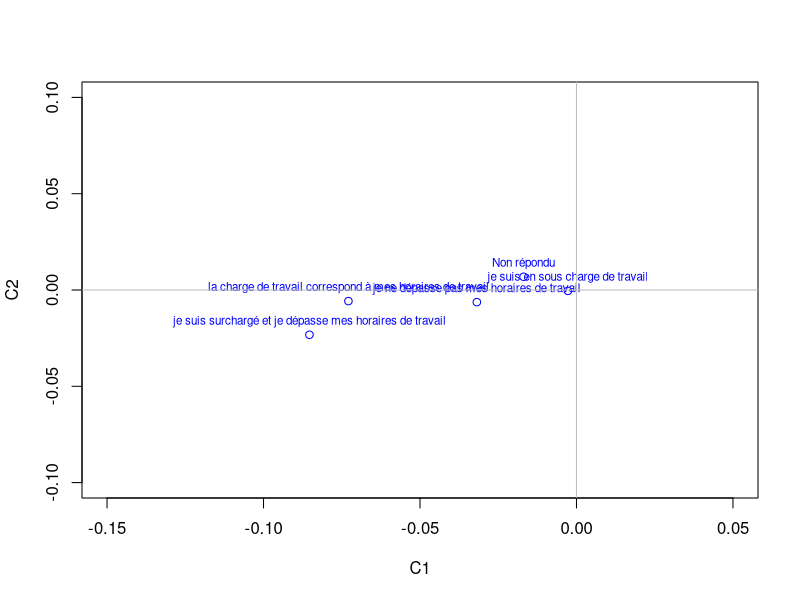
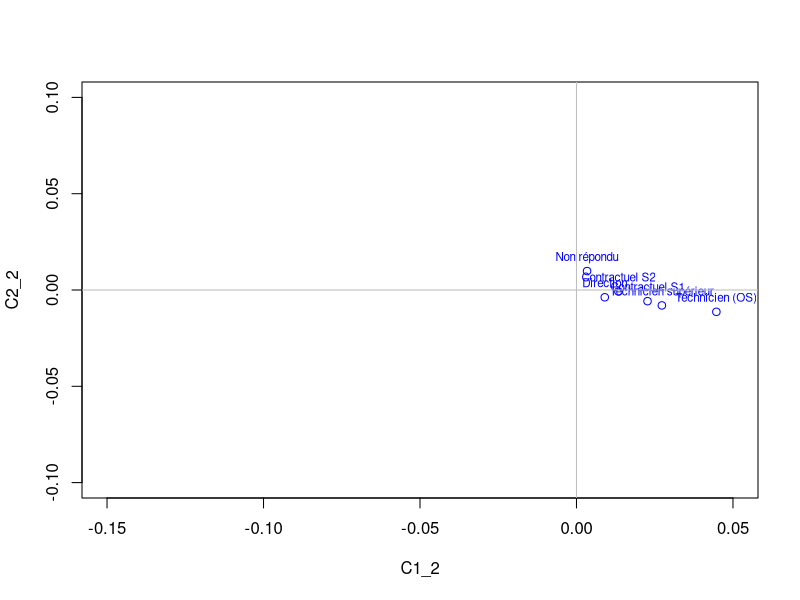
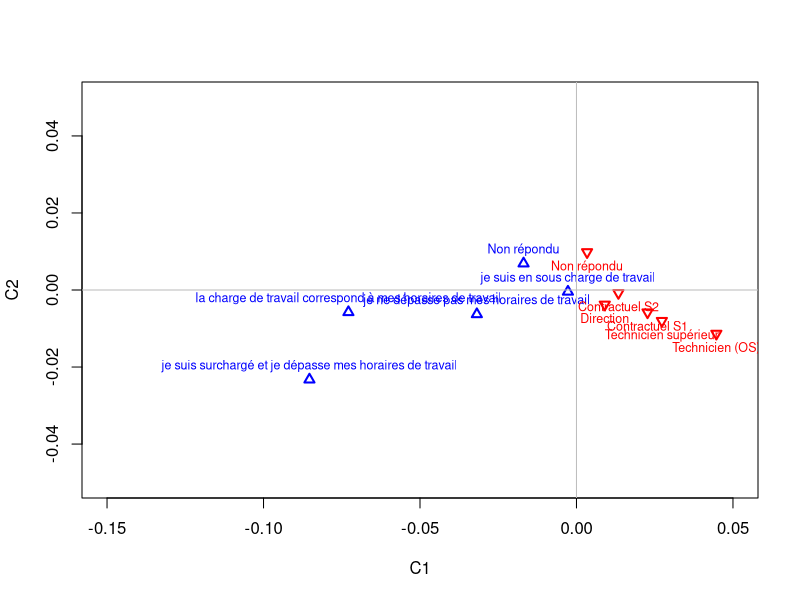

The R script that drew these images, in order:
library("readxl")

# Read data from excel
X <- read_excel("TP_AFC_majeur1718_travail.xlsx", na = " ")
X <- as.data.frame(X[, 3:4])
X <- na.omit(X)

# Add column names
V0 <- with(X, table(`temps travail`, Fonction))
row_names <- c(
  "la charge de travail correspond à mes horaires de travail",
  "je ne dépasse pas mes horaires de travail",
  "je suis en sous charge de travail",
  "je suis surchargé et je dépasse mes horaires de travail",
  "Non répondu"
)
col_names <- c(
  "Non répondu", "Administratif", "Technicien (OS)",
  "Ingénieur", "Technicien supérieur", "Direction",
  "Contractuel S1", "Contractuel S2"
)
rownames(V0) <- row_names
colnames(V0) <- col_names

k <- 248
V <- V0 / k
print(V)

I <- length(unique(X[, 2]))
J <- length(unique(X[, 1]))

Dn <- diag(I)

rownames(Dn) <- row_names
colnames(Dn) <- row_names

Dp <- diag(J)

rownames(Dp) <- col_names
colnames(Dp) <- col_names

for (i in 1:I) {
  S <- 0
  for (j in 1:J) {
    S <- S + V[i, j]
  }
  Dn[i, i] <- S
}

for (j in 1:J) {
  S <- 0
  for (i in 1:I) {
    S <- S + V[i, j]
  }
  Dp[j, j] <- S
}

print(Dn)
print(Dp)

line_profiles <- solve(Dn) %*% V
print(line_profiles)

column_profiles <- solve(Dp) %*% t(V)
print(column_profiles)

S <- t(V) %*% line_profiles %*% solve(Dp)

A <- sqrt(solve(Dp)) %*% t(V) %*% line_profiles %*% sqrt(solve(Dp))
print(A)

decomp1 <- eigen(A)
eigen_values1 <- decomp1$values
eigen_vectors1 <- decomp1$vectors

print(eigen_values1)
print(eigen_vectors1)
u1 <- sqrt(Dp) %*% eigen_vectors1[, 1]
u2 <- sqrt(Dp) %*% eigen_vectors1[, 2]

C1 <- V %*% u1
C2 <- V %*% u2

plot(C1, C2, type = "p", xlim = c(-0.15, 0.05), ylim = c(-0.1, 0.1), col = "blue")
text(C1, C2, rownames(V), cex = 0.7, pos = 3, col = "blue")
abline(h = 0, col = "gray")
abline(v = 0, col = "gray")

T <- V %*% column_profiles %*% solve(Dn)

A2 <- sqrt(solve(Dn)) %*% V %*% column_profiles %*% sqrt(solve(Dn))
print(A2)

decomp2 <- eigen(A2)
eigen_values2 <- decomp2$values
eigen_vectors2 <- decomp2$vectors

print(eigen_values2)
print(eigen_vectors2)
u1_2 <- sqrt(Dn) %*% eigen_vectors2[, 1]
u2_2 <- sqrt(Dn) %*% eigen_vectors2[, 2]

C1_2 <- t(V) %*% u1_2
C2_2 <- t(V) %*% u2_2

plot(C1_2, C2_2, type = "p", xlim = c(-0.15, 0.05), ylim = c(-0.1, 0.1), col = "blue")
text(C1_2, C2_2, colnames(V), cex = 0.7, pos = 3, col = "blue")
abline(h = 0, col = "gray")
abline(v = 0, col = "gray")

# All points in the same plot
plot(C1, C2, pch = 24, cex = 1, col = "blue", lwd = 2, xlim = c(-0.15, 0.05), ylim = c(-0.05, 0.05))
text(C1, C2, rownames(V), cex = 0.75, col = "blue", pos = 3)
points(C1_2, C2_2, pch = 25, cex = 1, col = "red", lwd = 2)
text(C1_2, C2_2, colnames(V), cex = 0.75, col = "red", pos = 1)
abline(h = 0, col = "gray")
abline(v = 0, col = "gray")


# Nouvelles coordonnées dans Rp
co_lignes2 <- V %*% sqrt(Dp) %*% eigen_vectors1

# Nouvelles coordonnées dans Rn
co_colonnes2 <- t(V) %*% sqrt(Dn) %*% eigen_vectors2

quality <- function(n, i, k) {
  A <- sum((n[i, ]^2))
  B <- sum((n[i, 1:k]^2))
  return(B / A)
}

# Qualité des projections sur Rp
quality1 <- rep(0, 5)

for (i in 1:5) {
  quality1[i] <- quality(co_lignes2, i, 2)
}

# Qualité des projections sur Rp
quality2 <- rep(0, 8)

for (i in 1:8) {
  quality2[i] <- quality(co_colonnes2, i, 2)
}

print(quality1)
print(quality2)
